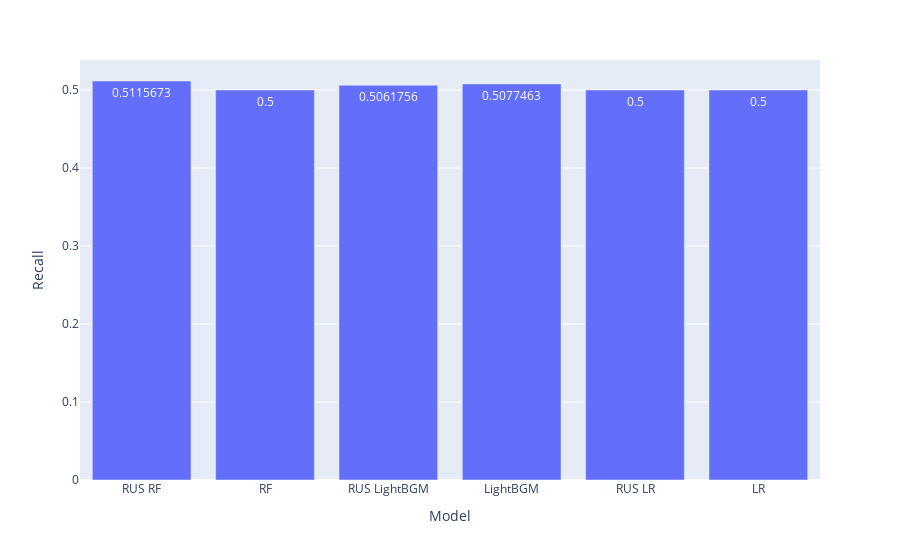

Notebook code for this chart:
### Code cell
# Create the bar plot
fig = px.bar(
    test_metrics_df,
    x="Model",
    y="Recall",
    text_auto=True
)


# Show the plot
fig.show()

### Figure 1 — Plotly figure (JSON) as saved in the notebook; plotly's stock layout.template omitted (floating-point values rounded to 4 significant figures)
{"data": [{"alignmentgroup": "True", "hovertemplate": "Model=%{x}<br>Recall=%{y}<extra></extra>", "legendgroup": "", "marker": {"color": "#636efa", "pattern": {"shape": ""}}, "name": "", "offsetgroup": "", "orientation": "v", "showlegend": false, "textposition": "auto", "texttemplate": "%{y}", "type": "bar", "x": ["RUS RF", "RF", "RUS LightBGM", "LightBGM", "RUS LR", "LR"], "xaxis": "x", "y": [0.5116, 0.5, 0.5062, 0.5077, 0.5, 0.5], "yaxis": "y"}], "layout": {"barmode": "relative", "legend": {"tracegroupgap": 0}, "margin": {"t": 60}, "xaxis": {"anchor": "y", "domain": [0, 1], "title": {"text": "Model"}}, "yaxis": {"anchor": "x", "domain": [0, 1], "title": {"text": "Recall"}}}}
